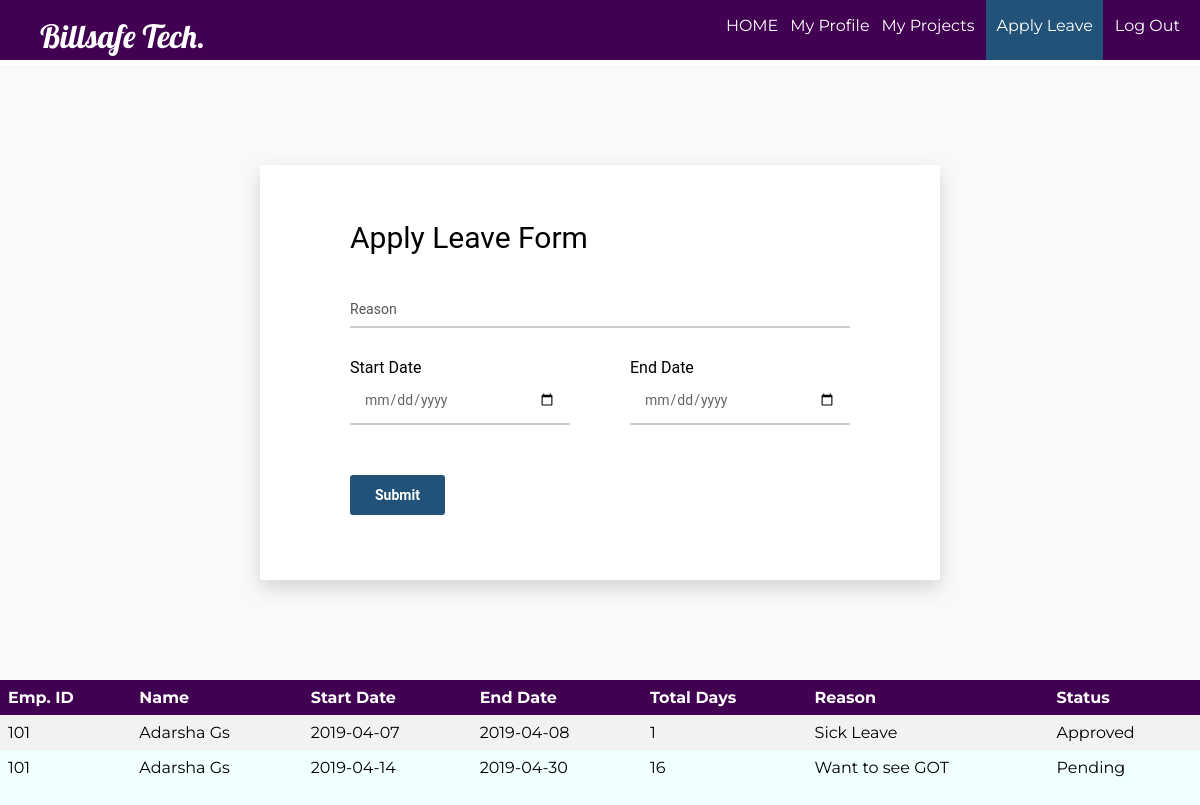
The app's page /applyleave.php?id=101 with its own data.
### tables this page shows
CREATE TABLE `employee_leave` (
  `id` int(11) DEFAULT NULL,
  `token` int(11) NOT NULL,
  `start` date DEFAULT NULL,
  `end` date DEFAULT NULL,
  `reason` char(100) DEFAULT NULL,
  `status` char(50) DEFAULT NULL
);

CREATE TABLE `employee` (
  `id` int(11) NOT NULL,
  `firstName` varchar(100) NOT NULL,
  `lastName` varchar(100) NOT NULL,
  `email` varchar(100) NOT NULL,
  `password` text NOT NULL,
  `birthday` date NOT NULL,
  `gender` varchar(10) NOT NULL,
  `contact` varchar(20) NOT NULL,
  `nid` int(20) NOT NULL,
  `address` varchar(100) DEFAULT NULL,
  `dept` varchar(100) NOT NULL,
  `degree` varchar(100) NOT NULL,
  `pic` text NOT NULL
);

### applyleave.php (the view, shortened to what this page needs)
<?php
	$id = (isset($_GET['id']) ? $_GET['id'] : '');
?>
<html>
<head>
	<link rel="stylesheet" type="text/css" href="styleapply.css">
</head>
<body bgcolor="#F0FFFF">
	<header>
		<nav>
			<h1>Billsafe Tech.</h1>
			<ul id="navli">
				<li><a class="homeblack" href="eloginwel.php?id=<?php echo $id?>"">HOME</a></li>
				<li><a class="homeblack" href="myprofile.php?id=<?php echo $id?>"">My Profile</a></li>
				<li><a class="homeblack" href="empproject.php?id=<?php echo $id?>"">My Projects</a></li>
				<li><a class="homered" href="applyleave.php?id=<?php echo $id?>"">Apply Leave</a></li>
				<li><a class="homeblack" href="elogin.html">Log Out</a></li>
			</ul>
		</nav>
	</header>
	<div class="divider"></div>
	<div class="page-wrapper bg-blue p-t-100 p-b-100 font-robo">
        <div class="wrapper wrapper--w680">
            <div class="card card-1">
                <div class="card-body">
                    <h2 class="title">Apply Leave Form</h2>
                    <form action="process/applyleaveprocess.php?id=<?php echo $id?>" method="POST">
                        <div class="input-group">
                            <input class="input--style-1" type="text" placeholder="Reason" name="reason">
                        </div>
                        <div class="row row-space">
                            <div class="col-2">
                            	<p>Start Date</p>
                                <div class="input-group">
                                    <input class="input--style-1" type="date" placeholder="start" name="start">
                                </div>
                            </div>
                            <div class="col-2">
                            	<p>End Date</p>
                                <div class="input-group">
                                    <input class="input--style-1" type="date" placeholder="end" name="end">
                                </div>
                            </div>
                        </div>
                        <div class="p-t-20">
                            <button class="btn btn--radius btn--green" style="background-color: #225277; " type="submit">Submit</button>
                        </div>
                    </form>
                </div>
            </div>
        </div>
    </div>
	<table>
			<tr>
				<th align = "center">Emp. ID</th>
				<th align = "center">Name</th>
				<th align = "center">Start Date</th>
				<th align = "center">End Date</th>
				<th align = "center">Total Days</th>
				<th align = "center">Reason</th>
				<th align = "center">Status</th>
			</tr>
			<?php
				$sql = "Select employee.id, employee.firstName, employee.lastName, employee_leave.start, employee_leave.end, employee_leave.reason, employee_leave.status From employee, employee_leave Where employee.id = $id and employee_leave.id = $id order by employee_leave.token";
				$result = mysqli_query($conn, $sql);
				while ($employee = mysqli_fetch_assoc($result)) {
					$date1 = new DateTime($employee['start']);
					$date2 = new DateTime($employee['end']);
					$interval = $date1->diff($date2);
					echo "<tr>";
					echo "<td>".$employee['id']."</td>";
					echo "<td>".$employee['firstName']." ".$employee['lastName']."</td>";
					echo "<td>".$employee['start']."</td>";
					echo "<td>".$employee['end']."</td>";
					echo "<td>".$interval->days."</td>";
					echo "<td>".$employee['reason']."</td>";
					echo "<td>".$employee['status']."</td>";
				}
			?>
		</table>
</body>
</html>

### styleapply.css (style rules this page uses)
body { margin: 0px; }
header { background: #410051; color: white; padding: 16px 20px 6px 40px; height: 60px; }
header h1 { display: inline; font-family: 'Lobster', cursive; font-weight: 400; font-size: 32px; float: left; margin-top: 0px; margin-right: 10px; }
nav ul { display: inline; padding: 0px; float: right; }
nav ul li { display: inline-block; list-style-type: none; color: white; float: left; margin-left: 12px; }
nav ul li a { color: white; text-decoration: none; }
#navli { font-family: 'Montserrat', sans-serif; }
.homered { background-color: #225277; padding: 30px 10px 25px 10px; }
.divider { background-color: white; height: 5px; }
.font-robo { font-family: "Roboto", "Arial", "Helvetica Neue", sans-serif; }
.row { display: -webkit-box; display: -webkit-flex; display: -moz-box; display: -ms-flexbox; display: flex; -webkit-flex-wrap: wrap; -ms-flex-wrap: wrap; flex-wrap: wrap; }
.row-space { -webkit-box-pack: justify; -webkit-justify-content: space-between; -moz-box-pack: justify; -ms-flex-pack: justify; justify-content: space-between; }
.col-2 { width: -webkit-calc((100% - 60px) / 2); width: -moz-calc((100% - 60px) / 2); width: calc((100% - 60px) / 2); }
html { -webkit-box-sizing: border-box; -moz-box-sizing: border-box; box-sizing: border-box; }
* { padding: 0; margin: 0; }
*, *:before, *:after { -webkit-box-sizing: inherit; -moz-box-sizing: inherit; box-sizing: inherit; }
h1, h2, h3, h4, h5, h6, blockquote, p, pre, dl, dd, ol, ul, figure, hr, fieldset, legend { margin: 0; padding: 0; }
table { border-collapse: collapse; border-spacing: 0; }
button { outline: none; background: none; border: none; }
.page-wrapper { min-height: 100; }
h1, h2, h3, h4, h5, h6 { font-weight: 400; }
h1 { font-size: 36px; }
h2 { font-size: 30px; }
.bg-blue { background: #F8F9F9; }
.p-t-100 { padding-top: 100px; }
.p-t-20 { padding-top: 20px; }
.p-b-100 { padding-bottom: 100px; }
.wrapper { margin: 0 auto; }
.wrapper--w680 { max-width: 680px; }
.btn { line-height: 40px; display: inline-block; padding: 0 25px; cursor: pointer; font-family: "Roboto", "Arial", "Helvetica Neue", sans-serif; color: #fff; -webkit-transition: all 0.4s ease; -o-transition: all 0.4s ease; -moz-transition: all 0.4s ease; transition: all 0.4s ease; font-size: 14px; font-weight: 700; }
.btn--radius { -webkit-border-radius: 3px; -moz-border-radius: 3px; border-radius: 3px; }
.btn--green { background: #57b846; }
input[type="date" i] { padding: 14px; }
input { outline: none; margin: 0; border: none; -webkit-box-shadow: none; -moz-box-shadow: none; box-shadow: none; width: 100%; font-size: 14px; font-family: inherit; }
.input-group { position: relative; margin-bottom: 30px; border-bottom: 2px solid #ccc; }
.input--style-1 { padding: 9px 0; color: #666; }
.title { margin-bottom: 37px; }
.card { overflow: hidden; -webkit-border-radius: 3px; -moz-border-radius: 3px; border-radius: 3px; background: #fff; }
.card-1 { -webkit-box-shadow: 0px 8px 20px 0px rgba(0, 0, 0, 0.15); -moz-box-shadow: 0px 8px 20px 0px rgba(0, 0, 0, 0.15); box-shadow: 0px 8px 20px 0px rgba(0, 0, 0, 0.15); }
.card-1 .card-body { padding: 0 90px; padding-top: 55px; padding-bottom: 65px; }
table { margin: 0px; margin-bottom: 100px; border-collapse: collapse; width: 100%; font-family: 'Montserrat', sans-serif; }
th, td { text-align: left; padding: 8px; }
tr:nth-child(even) { background-color: #f2f2f2 }
th { background-color: #410051; color: white; }

### records on screen
employee_leave: id "101", id.firstName "Adarsha", id.lastName "Gs", start "2019-04-07", end "2019-04-08", start+end "1", reason "Sick Leave", status "Approved"
employee_leave: id "101", id.firstName "Adarsha", id.lastName "Gs", start "2019-04-14", end "2019-04-30", start+end "16", reason "Want to see GOT", status "Pending"
